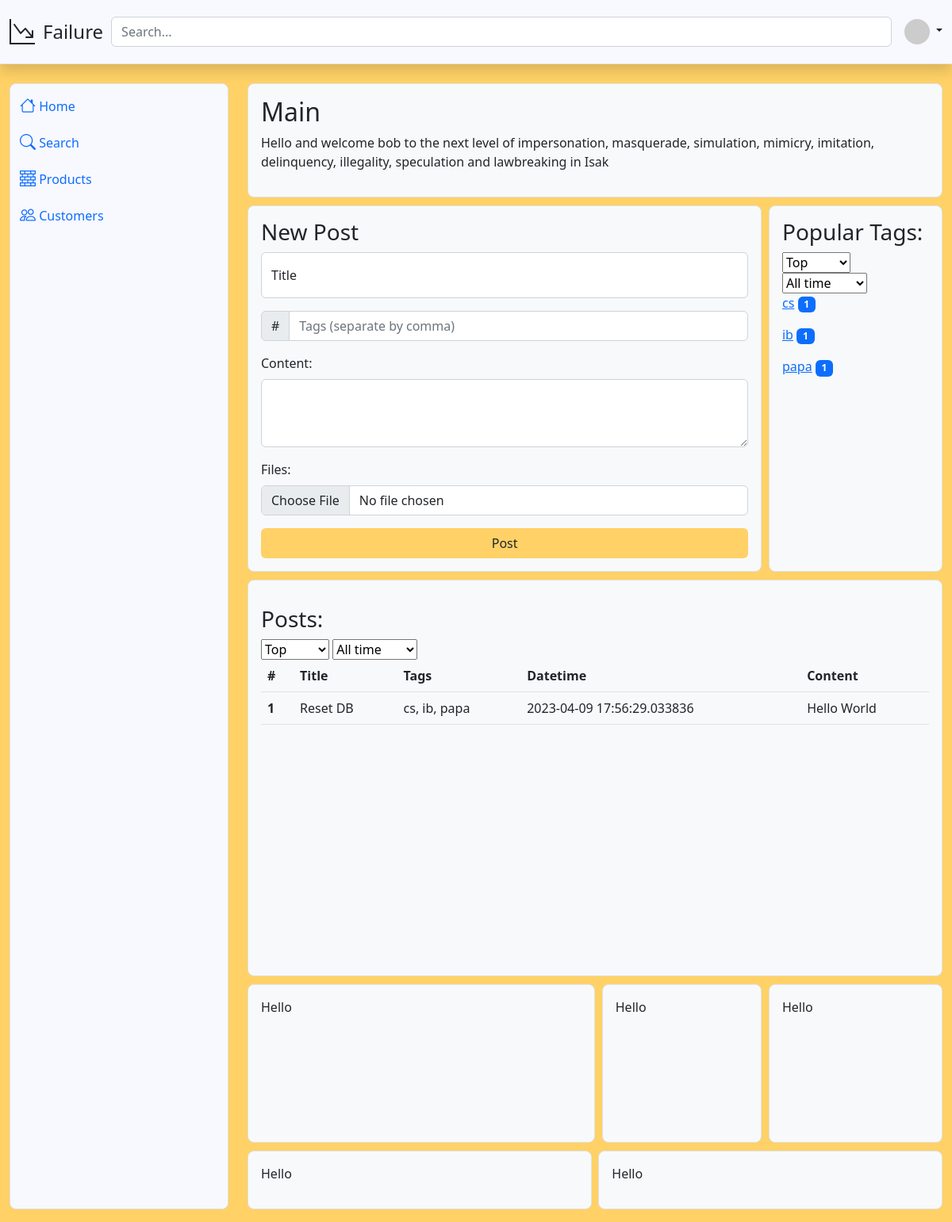
Page / (signed in) on the earlier database version.
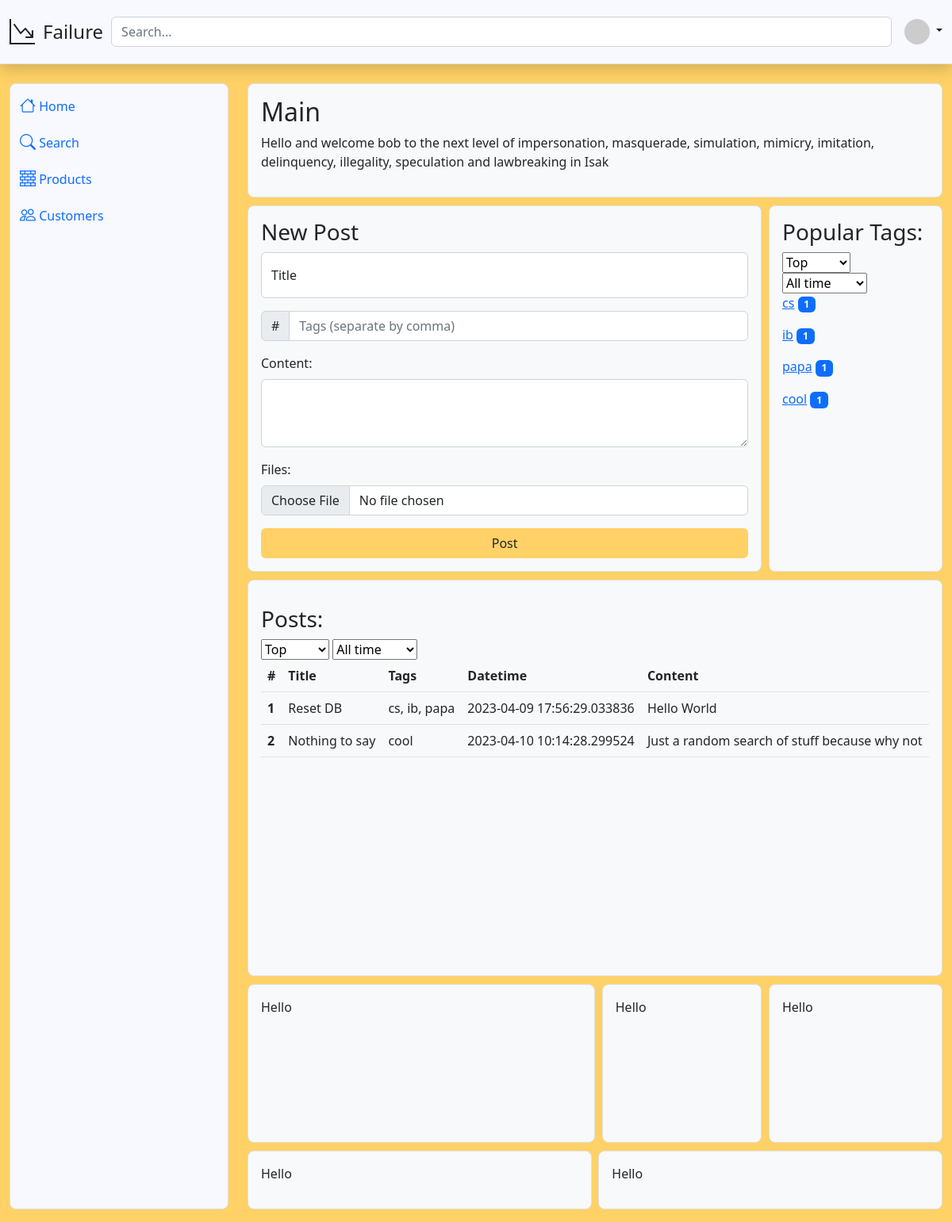
Same page on the later database version.
### db_schema.py (models this page shows)
class Post(Base):
    __tablename__ = 'post'
    id = Column(Integer, primary_key=True)
    title = Column(String)
    content = Column(String)
    tags = Column(String)
    datetime = Column(String)
    rating = Column(Integer)
    user_id = Column(Integer, ForeignKey('user.id', ondelete='CASCADE'))

### main.py (the view)
    def wrapper(*args, **kwargs):
        if 'token' in session:
            return f(*args, **kwargs)
        else:
            flash(('You need to login first', 'danger'))
            return redirect(url_for('login'))

### db_handler.py (called while the page is built)
    def close(self):
        self.session.close()

### main.py (called while the page is built)
def get_username_from_token(token): #get username from token
    print(token)
    try:
        decoded_token = jwt.decode(token, token_encryption_key, algorithms=['HS256'])
    except:
        return None
    return decoded_token['username']

def login_required(f):
    def wrapper(*args, **kwargs):
        if 'token' in session:
            return f(*args, **kwargs)
        else:
            flash(('You need to login first', 'danger'))
            return redirect(url_for('login'))
    return wrapper

@app.route('/')
@login_required
def index():
    db = DatabaseHandler()
    token = session['token']
    username = get_username_from_token(token)
    if username is None:
        return redirect(url_for('login'))
    post_sort = request.args.get('post_category')
    if post_sort is None:
        post_sort = 'top'
    post_time = request.args.get('post_time')
    if post_time is None:
        post_time = 'all'
    print(post_sort, post_time)
    tags = db.get_tags(post_sort, post_time)
    table_sort = request.args.get('table_category')
    if table_sort is None:
        table_sort = 'top'
    table_time = request.args.get('table_time')
    if table_time is None:
        table_time = 'all'
    print(table_sort, table_time)
    posts = db.get_posts(table_sort, table_time)
    db.close()
    return render_template('index.html', username=username, tags=tags, posts=posts)

### templates/index.html (shortened to what this page needs)
{% extends 'base.html' %}
{% block content %}
    <main class="col overflow-auto h-100">
        <div class="bg-light border rounded-3 p-3">
            <h2>Main</h2>
            <p>Hello and welcome {{ username }} to the next level of impersonation, masquerade, simulation, mimicry, imitation, delinquency, illegality, speculation and lawbreaking in Isak</p>
        </div>
        <div class="flex-row d-flex flex-wrap" style="margin-top: 10px; gap: 1%;min-height: 200px;">
            <div class="bg-light border rounded-3 p-3" style="flex: 0 0 74%;">
                <h3>New Post</h3>
                <form method="POST" action="/add">
                    <div class="form-floating mb-3">
                        <input type="text" id="title" name="title" class="form-control" id="floatingInput" placeholder="Example" required>
                        <label for="floatingInput">Title</label>
                        </div>
                    <div class="input-group mb-3">
                        <span class="input-group-text" id="basic-addon1">#</span>
                        <input type="text" class="form-control" id="tags" name="tags" placeholder="Tags (separate by comma)" aria-label="Tags (separate by space)" aria-describedby="basic-addon1">
                        </div>
                    <div class="mb-3">
                        <label for="content" class="form-label">Content:</label>
                        <textarea class="form-control" id="content" name="content" rows="3"></textarea>
                    </div>
                    <div class="mb-3">
                        <label for="files" class="form-label">Files:</label>
                        <input type="file" class="form-control" id="files" name="files">
                    </div>
                    <button type="submit" class="btn custom-primary-bg w-100">Post</button>
                    </form>
            </div>
            <div class="bg-light border rounded-3 p-3" style="flex: 0 0 25%;">
                <h3>Popular Tags:</h3>
                <form method="get">
                    <select class="dropdown" id="Post_first-dropdown" onchange="PostpopulateSecondDropdown()">
                        <option value="top">Top</option>
                    </select>
                    <select id="Post_second-dropdown" onchange="PostredirectforsecondDropdown()">
                        <option value="all">All time</option>
                    </select>
                </form>
                {% for tag in tags %}
                <p><a href="/tag/{{tag[0] }}" class="">{{ tag[0] }}</a>  <span class="badge bg-primary">{{ tag[1] }}</span></p>
                {% endfor %}
            </div>
        </div>
        <div class="flex-row d-flex flex-wrap" style="margin-top: 10px; min-height: 500px;">
            <div class="bg-light border rounded-3 p-3" style="flex: 0 0 100%;">
                <p>
                    <h3>Posts:</h3>
                    <form method="get">
                        <select class="dropdown" id="Table_first-dropdown" onchange="Table_populateSecondDropdown()">
                            <option value="top">Top</option>
                        </select>
                        <select id="Table_second-dropdown" onchange="Table_redirectforsecondDropdown()">
                            <option value="all">All time</option>
                        </select>
                    </form>
                    <table class="table">
                        <thead>
                            <tr>
                            <th scope="col">#</th>
                            <th scope="col">Title</th>
                            <th scope="col">Tags</th>
                            <th scope="col">Datetime</th>
                            <th scope="col">Content</th>
                            </tr>
                        </thead>
                        <tbody>
                            {% for post in posts %}
                            <tr>
                                <th scope="row">{{ post.id }}</th>
                                <td>{{ post.title }}</td>
                                <td>{{ post.tags }}</td>
                                <td>{{ post.datetime }}</td>
                                <td>{{ post.content }}</td>
                            </tr>
                            {% endfor %}
                        </tbody>
                        </table>
                </p>
            </div>
        </div>
        <div class="flex-row d-flex flex-wrap" style="margin-top: 10px; gap: 1%;min-height: 200px;">
            <div class="bg-light border rounded-3 p-3" style="flex: 0 0 50%;">
                <p>Hello</p>
            </div>
            <div class="bg-light border rounded-3 p-3" style="flex: 0 0 23%;">
                <p>Hello</p>
            </div>
            <div class="bg-light border rounded-3 p-3" style="flex: 0 0 25%;">
                <p>Hello</p>
            </div>
        </div>
        <div class="flex-row d-flex flex-wrap" style="margin-top: 10px; gap: 1%;">
            <div class="bg-light border rounded-3 p-3" style="flex: 0 0 49.5%;">
                <p>Hello</p>
            </div>
            <div class="bg-light border rounded-3 p-3" style="flex: 0 0 49.5%;">
                <p>Hello</p>
            </div>
        </div>
    </main>
{% endblock %}

### templates/base.html (shortened to what this page needs)
<!DOCTYPE html>
<html lang="en">
<head>
  <link href="https://cdn.jsdelivr.net/npm/bootstrap@5.2.3/dist/css/bootstrap.min.css" rel="stylesheet">
  <link href="https://cdn.jsdelivr.net/npm/bootstrap-icons@1.7.2/font/bootstrap-icons.css" rel="stylesheet">
</head>
<body onload="executeScriptWithTryCatchBlocks()">
    <header class="py-3 mb-4 border-bottom shadow custom-white-bg">
        <div class="container-fluid align-items-center d-flex">
            <div class="flex-shrink-1">
                <a href="/" class="d-flex align-items-center col-lg-4 mb-2 mb-lg-0 link-dark text-decoration-none">
                    <i class="bi bi-graph-down-arrow fs-2 text-dark" style="margin-right: 10px;"></i><p class="fs-4 text-center mb-0" style="margin-right: 10px;">Failure</p>
                </a>
            </div>
            <div class="flex-grow-1 d-flex align-items-center">
                <form class="w-100 me-3" method="get" action="/search">
                    <input type="search" id="search" name="search" class="form-control" value="{{ search }}" placeholder="Search...">
                </form>
                <div class="flex-shrink-0 dropdown">
                    <a href="#" class="d-block link-dark text-decoration-none dropdown-toggle" id="dropdownUser2" data-bs-toggle="dropdown" aria-expanded="false">
                        <img src="https://via.placeholder.com/28?text=!" alt="user" width="32" height="32" class="rounded-circle">
                    </a>
                </div>
            </div>
        </div>
    </header>
    <div class="bg-orange container-fluid pb-3 flex-grow-1 d-flex flex-column flex-sm-row overflow-auto">
        <div class="row flex-grow-sm-1 flex-grow-0">
            <aside class="col-sm-3 flex-grow-sm-1 flex-shrink-1 flex-grow-0 sticky-top pb-sm-0 pb-3">
                <div class="border custom-white-bg rounded-3 p-1 h-100 sticky-top">
                    <ul class="nav nav-pills flex-sm-column flex-row mb-auto justify-content-between text-truncate">
                        <li class="nav-item">
                            <a href="/" class="nav-link px-2 text-truncate">
                                <i class="bi bi-house fs-5"></i>
                                <span class="d-none d-sm-inline">Home</span>
                            </a>
                        </li>
                        <li>
                            <a href="/search" class="nav-link px-2 text-truncate">
                                <i class="bi bi-search fs-5"></i>
                                <span class="d-none d-sm-inline">Search</span>
                            </a>
                        </li>
                        <li>
                            <a href="#" class="nav-link px-2 text-truncate"><i class="bi bi-bricks fs-5"></i>
                                <span class="d-none d-sm-inline">Products</span> </a>
                        </li>
                        <li>
                            <a href="#" class="nav-link px-2 text-truncate"><i class="bi bi-people fs-5"></i>
                                <span class="d-none d-sm-inline">Customers</span> </a>
                        </li>
                    </ul>
                </div>
            </aside>
            {% block content %}
            {% endblock %}
        </div>
    </div>
</body>

### templates/base.html (style rules this page uses)
body { background-color: #FFD166; }
.custom-primary-bg { background-color: #FFD166; }
.custom-white-bg { background-color: #F8F8FF; }

Differences in the rows shown:
added Post: tags "cool", user "1", id "2", title "Nothing to say", datetime "2023-04-10 10:14:28.299524", content "Just a random search of stuff because why not"
